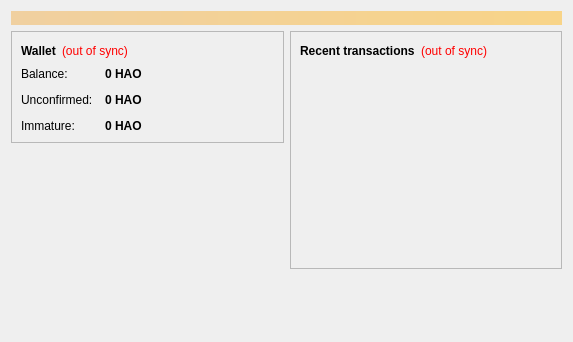
<?xml version="1.0" encoding="UTF-8"?>
<ui version="4.0">
 <class>OverviewPage</class>
 <widget class="QWidget" name="OverviewPage">
  <property name="geometry">
   <rect>
    <x>0</x>
    <y>0</y>
    <width>573</width>
    <height>342</height>
   </rect>
  </property>
  <property name="windowTitle">
   <string>Form</string>
  </property>
  <layout class="QVBoxLayout" name="topLayout">
   <item>
    <widget class="QLabel" name="labelAlerts">
     <property name="visible">
      <bool>false</bool>
     </property>
     <property name="styleSheet">
      <string notr="true">background-color: qlineargradient(x1: 0, y1: 0, x2: 1, y2: 0, stop:0 #F0D0A0, stop:1 #F8D488); color:#000000;</string>
     </property>
     <property name="wordWrap">
      <bool>true</bool>
     </property>
     <property name="margin">
      <number>3</number>
     </property>
    </widget>
   </item>
   <item>
    <layout class="QHBoxLayout" name="horizontalLayout" stretch="1,1">
     <item>
      <layout class="QVBoxLayout" name="verticalLayout_2">
       <item>
        <widget class="QFrame" name="frame">
         <property name="frameShape">
          <enum>QFrame::StyledPanel</enum>
         </property>
         <property name="frameShadow">
          <enum>QFrame::Raised</enum>
         </property>
         <layout class="QVBoxLayout" name="verticalLayout_4">
          <item>
           <layout class="QHBoxLayout" name="horizontalLayout_4">
            <item>
             <widget class="QLabel" name="label_5">
              <property name="font">
               <font>
                <weight>75</weight>
                <bold>true</bold>
               </font>
              </property>
              <property name="text">
               <string>Wallet</string>
              </property>
             </widget>
            </item>
            <item>
             <widget class="QLabel" name="labelWalletStatus">
              <property name="toolTip">
               <string>The displayed information may be out of date. Your wallet automatically synchronizes with the Haocoin network after a connection is established, but this process has not completed yet.</string>
              </property>
              <property name="styleSheet">
               <string notr="true">QLabel { color: red; }</string>
              </property>
              <property name="text">
               <string notr="true">(out of sync)</string>
              </property>
              <property name="alignment">
               <set>Qt::AlignLeading|Qt::AlignLeft|Qt::AlignVCenter</set>
              </property>
             </widget>
            </item>
            <item>
             <spacer name="horizontalSpacer_2">
              <property name="orientation">
               <enum>Qt::Horizontal</enum>
              </property>
              <property name="sizeHint" stdset="0">
               <size>
                <width>40</width>
                <height>20</height>
               </size>
              </property>
             </spacer>
            </item>
           </layout>
          </item>
          <item>
           <layout class="QFormLayout" name="formLayout_2">
            <property name="fieldGrowthPolicy">
             <enum>QFormLayout::AllNonFixedFieldsGrow</enum>
            </property>
            <property name="horizontalSpacing">
             <number>12</number>
            </property>
            <property name="verticalSpacing">
             <number>12</number>
            </property>
            <item row="0" column="0">
             <widget class="QLabel" name="label">
              <property name="text">
               <string>Balance:</string>
              </property>
             </widget>
            </item>
            <item row="0" column="1">
             <widget class="QLabel" name="labelBalance">
              <property name="font">
               <font>
                <weight>75</weight>
                <bold>true</bold>
               </font>
              </property>
              <property name="cursor">
               <cursorShape>IBeamCursor</cursorShape>
              </property>
              <property name="toolTip">
               <string>Your current balance</string>
              </property>
              <property name="text">
               <string notr="true">0 HAO</string>
              </property>
              <property name="textInteractionFlags">
               <set>Qt::LinksAccessibleByMouse|Qt::TextSelectableByKeyboard|Qt::TextSelectableByMouse</set>
              </property>
             </widget>
            </item>
            <item row="1" column="0">
             <widget class="QLabel" name="label_3">
              <property name="text">
               <string>Unconfirmed:</string>
              </property>
             </widget>
            </item>
            <item row="1" column="1">
             <widget class="QLabel" name="labelUnconfirmed">
              <property name="font">
               <font>
                <weight>75</weight>
                <bold>true</bold>
               </font>
              </property>
              <property name="cursor">
               <cursorShape>IBeamCursor</cursorShape>
              </property>
              <property name="toolTip">
               <string>Total of transactions that have yet to be confirmed, and do not yet count toward the current balance</string>
              </property>
              <property name="text">
               <string notr="true">0 HAO</string>
              </property>
              <property name="textInteractionFlags">
               <set>Qt::LinksAccessibleByMouse|Qt::TextSelectableByKeyboard|Qt::TextSelectableByMouse</set>
              </property>
             </widget>
            </item>
            <item row="2" column="0">
             <widget class="QLabel" name="labelImmatureText">
              <property name="text">
               <string>Immature:</string>
              </property>
             </widget>
            </item>
            <item row="2" column="1">
             <widget class="QLabel" name="labelImmature">
              <property name="font">
               <font>
                <weight>75</weight>
                <bold>true</bold>
               </font>
              </property>
              <property name="toolTip">
               <string>Mined balance that has not yet matured</string>
              </property>
              <property name="text">
               <string notr="true">0 HAO</string>
              </property>
              <property name="textInteractionFlags">
               <set>Qt::LinksAccessibleByMouse|Qt::TextSelectableByKeyboard|Qt::TextSelectableByMouse</set>
              </property>
             </widget>
            </item>
           </layout>
          </item>
         </layout>
        </widget>
       </item>
       <item>
        <spacer name="verticalSpacer">
         <property name="orientation">
          <enum>Qt::Vertical</enum>
         </property>
         <property name="sizeHint" stdset="0">
          <size>
           <width>20</width>
           <height>40</height>
          </size>
         </property>
        </spacer>
       </item>
      </layout>
     </item>
     <item>
      <layout class="QVBoxLayout" name="verticalLayout_3">
       <item>
        <widget class="QFrame" name="frame_2">
         <property name="frameShape">
          <enum>QFrame::StyledPanel</enum>
         </property>
         <property name="frameShadow">
          <enum>QFrame::Raised</enum>
         </property>
         <layout class="QVBoxLayout" name="verticalLayout">
          <item>
           <layout class="QHBoxLayout" name="horizontalLayout_2">
            <item>
             <widget class="QLabel" name="label_4">
              <property name="text">
               <string>&lt;b&gt;Recent transactions&lt;/b&gt;</string>
              </property>
             </widget>
            </item>
            <item>
             <widget class="QLabel" name="labelTransactionsStatus">
              <property name="toolTip">
               <string>The displayed information may be out of date. Your wallet automatically synchronizes with the Haocoin network after a connection is established, but this process has not completed yet.</string>
              </property>
              <property name="styleSheet">
               <string notr="true">QLabel { color: red; }</string>
              </property>
              <property name="text">
               <string notr="true">(out of sync)</string>
              </property>
              <property name="alignment">
               <set>Qt::AlignRight|Qt::AlignTrailing|Qt::AlignVCenter</set>
              </property>
             </widget>
            </item>
            <item>
             <spacer name="horizontalSpacer">
              <property name="orientation">
               <enum>Qt::Horizontal</enum>
              </property>
              <property name="sizeHint" stdset="0">
               <size>
                <width>40</width>
                <height>20</height>
               </size>
              </property>
             </spacer>
            </item>
           </layout>
          </item>
          <item>
           <widget class="QListView" name="listTransactions">
            <property name="styleSheet">
             <string notr="true">QListView { background: transparent; }</string>
            </property>
            <property name="frameShape">
             <enum>QFrame::NoFrame</enum>
            </property>
            <property name="verticalScrollBarPolicy">
             <enum>Qt::ScrollBarAlwaysOff</enum>
            </property>
            <property name="horizontalScrollBarPolicy">
             <enum>Qt::ScrollBarAlwaysOff</enum>
            </property>
            <property name="selectionMode">
             <enum>QAbstractItemView::NoSelection</enum>
            </property>
           </widget>
          </item>
         </layout>
        </widget>
       </item>
       <item>
        <spacer name="verticalSpacer_2">
         <property name="orientation">
          <enum>Qt::Vertical</enum>
         </property>
         <property name="sizeHint" stdset="0">
          <size>
           <width>20</width>
           <height>40</height>
          </size>
         </property>
        </spacer>
       </item>
      </layout>
     </item>
    </layout>
   </item>
  </layout>
 </widget>
 <resources/>
 <connections/>
</ui>
